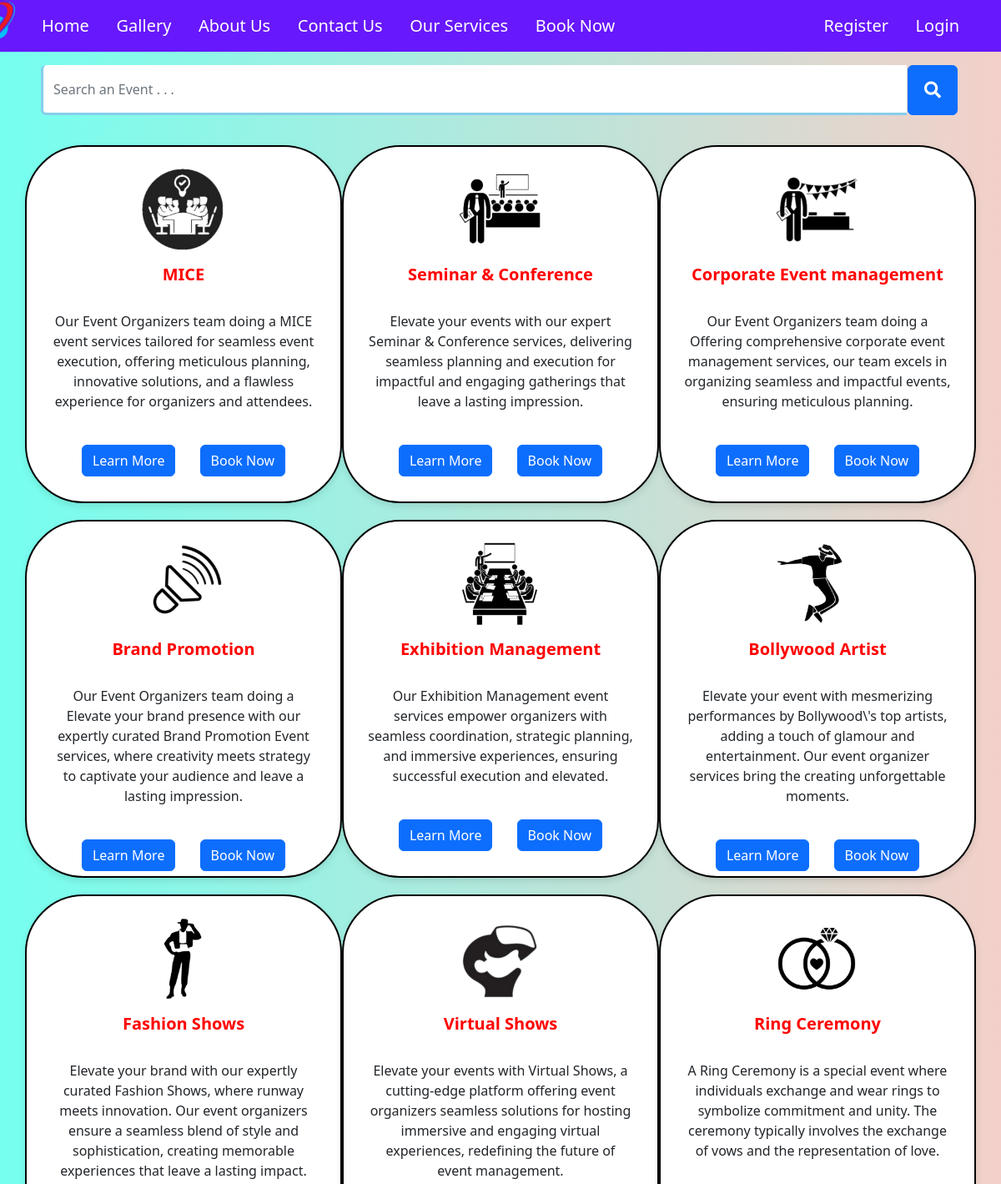
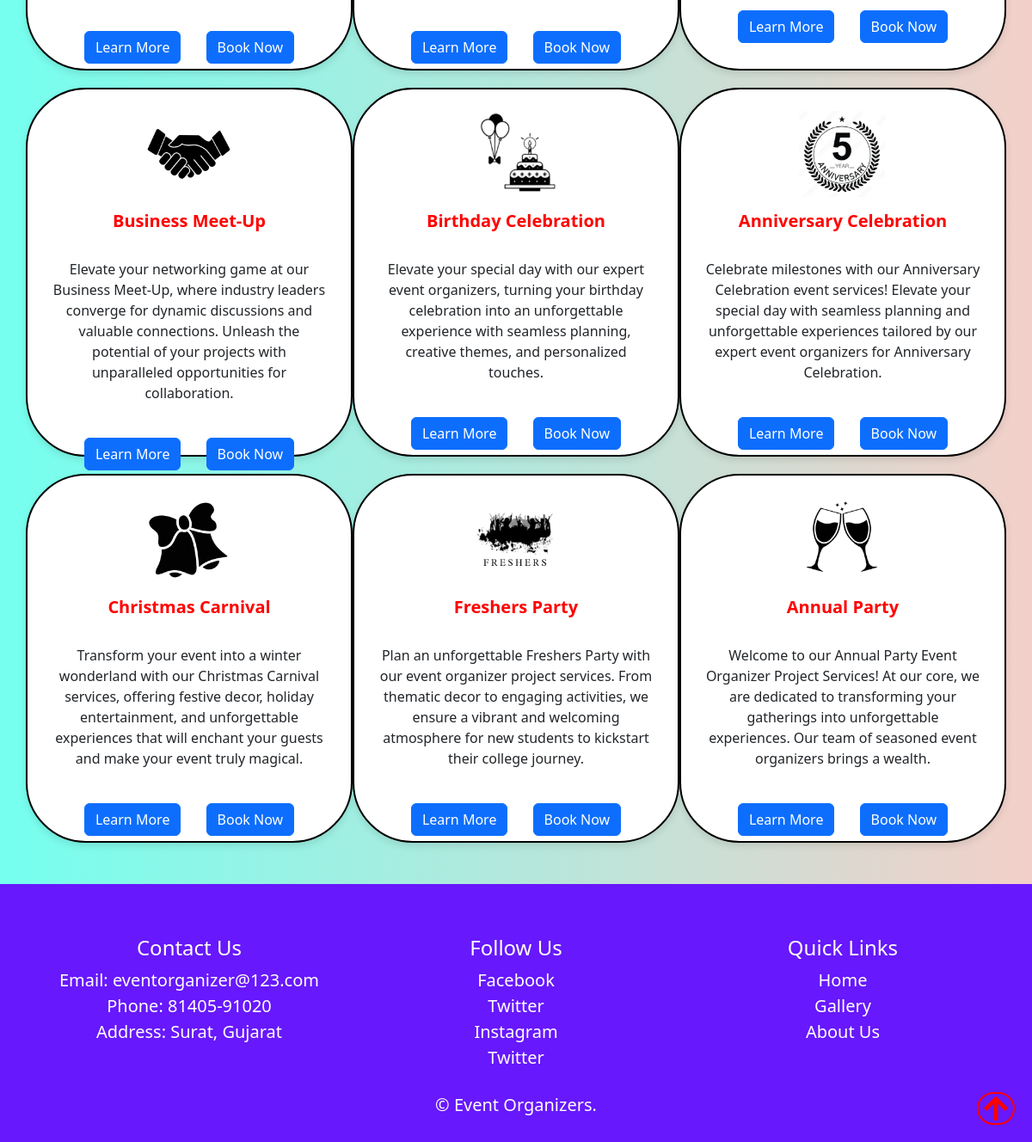
/Service.php, run on the app's committed database (2 pictures, top to bottom).
### tables this page shows
CREATE TABLE `e_service` (
  `id` int(11) NOT NULL,
  `image` text NOT NULL,
  `title` varchar(30) NOT NULL,
  `description` varchar(1000) NOT NULL,
  `description1` varchar(1000) NOT NULL,
  `description2` varchar(1000) NOT NULL,
  `description3` varchar(1000) NOT NULL,
  `description4` varchar(1000) NOT NULL
);

### Service.php (the view, shortened to what this page needs)
<?php
include("header.php");
?>
<!DOCTYPE html>
<html lang="en">
<head>
    <link rel="stylesheet" href="https://cdnjs.cloudflare.com/ajax/libs/font-awesome/5.15.3/css/all.min.css">
</head>
<body>
    <div class="container mt-3">
        <div class="input-group">
            <input type="text" class="form-control" id="filter" placeholder="Search an Event . . ."
                style="height:7.5vh; background-color: #fff; border: none; margin-left: 7px; margin-right: 2px; border-left: 3px solid skyblue; border-bottom: 3px solid skyblue;">
            <div class="input-group-append">
                <button id="button-addon5" type="submit" class="btn btn-primary"
                    style="height: 7.5vh; width: 7.5vh; margin-right: 10px;"> <i class="fa fa-search"
                        style="font-size: 20px;"> </i> </button>
            </div>
        </div>
    </div>
    <div class="container mt-3">
        <div class="row">
            <?php
            include "Admin/connection.php";
            $sql = "SELECT * FROM e_service";
            $result = mysqli_query($conn, $sql);
            while ($data = mysqli_fetch_array($result)) {
            ?>
                <div class="col-md-4 card">
                    <img src="images/<?php echo $data['image']; ?>" class="card-img-top" alt="Service Image">
                    <div class="card-body">
                        <h5 class="card-title" style="color: red; font-weight: bold;">
                            <?php echo $data['title']; ?>
                        </h5><br>
                        <p class="card-text">
                            <?php echo $data['description']; ?><br><br>
                        </p>
                        <div class="card-buttons">
                            <button class="btn btn-primary"
                                onclick="showDetails('<?php echo $data['image']; ?>', '<?php echo $data['title']; ?>', '<?php echo $data['description']; ?>', '<?php echo $data['description1']; ?>', '<?php echo $data['description2']; ?>', '<?php echo $data['description3']; ?>', '<?php echo $data['description4']; ?>')">Learn More</button>
                            <a href="form.php" class="btn btn-primary">Book Now</a>
                        </div>
                    </div>
                </div>
            <?php
            }
            ?>
        </div>
    </div>
     <br><br>
    <?php
    include("footer.php");
    ?>
    <button onclick="scrollToTop()" class="back-to-top d-flex align-items-center justify-content-center">
        <i class="fas fa-arrow-up"></i>
    </button>
</body>
</html>

### header.php (shortened to what this page needs)
<html lang="en">
<head>
  <link href="https://cdn.jsdelivr.net/npm/bootstrap@5.2.1/dist/css/bootstrap.min.css" rel="stylesheet"
>
  <link rel="stylesheet" href="http://cdnjs.cloudflare.com/ajax/libs/font-awesome/4.7.0/css/font-awesome.min.css">
</head>
<body>
  <nav class="navbar navbar-expand-md navbar-dark" style="background-color: #6718fc">
    <div class="container">
      <a class="zoomable-img" href="index.php"><img src="images/eoc.png" style="width:100px; height: 100px; margin-bottom: -30px; margin-top: -30px; margin-left: -100px; margin-right: -50px;"></a>
      <div class="collapse navbar-collapse" id="collapsibleNavId">
        <ul class="navbar-nav me-auto mt-2 mt-lg-0">
          <li class="nav-item">
            <a class="nav-link" href="index.php" style="color: white; font-size: 20px;">Home</a>
          </li>
          <li class="nav-item">
            <a class="nav-link" href="e_gallery.php" style="color: white; font-size: 20px;">Gallery</a>
          </li>
          <li class="nav-item">
            <a class="nav-link" href="AboutUs.php" style="color: white; font-size: 20px;">About Us</a>
          </li>
          <li class="nav-item">
            <a class="nav-link" href="ContactUs.php" style="color: white; font-size: 20px;">Contact Us</a>
          </li>
          <li class="nav-item">
            <a class="nav-link" href="Service.php" style="color: white; font-size: 20px;">Our Services</a>
          </li>
          <li class="nav-item">
            <a class="nav-link" href="form.php" style="color: white; font-size: 20px;">Book Now</a>
          </li>
        </ul>
        <ul class="navbar-nav">
          <li class="nav-item">
            <a href="e_registration.php" class="nav-link" style="color: white; font-size: 20px;">Register</a>
          </li>
          <li class="nav-item">
            <a href="e_login.php" class="nav-link" style="color: white; font-size: 20px;">Login</a>
          </li>
        </ul>
      </div>
    </div>
  </nav>
</body>
</html>

### footer.php (shortened to what this page needs)
<!DOCTYPE html>
<html>
<head>
</head>
<body>
    <center>
<footer style="background-color:#6718fc;color:white; padding:1%;">
    <div class="container">
        <div class="row mt-5">
            <div class="col-md-4">
            <h4>Contact Us</h4>
                <ul class="navbar-nav">
                    <li><a href="#" style="color:white; text-decoration: none; font-size: 20px;">Email: eventorganizer@123.com</a></li>
                    <li><a href="#" style="color:white; text-decoration: none; font-size: 20px;">Phone: 81405-91020</a></li>
                    <li><a href="#" style="color:white;  text-decoration: none; font-size: 20px;">Address: Surat, Gujarat</a></li>
                </ul>
            </div>
                <div class="col-md-4">
                <h4>Follow Us</h4>
                <ul class="navbar-nav">
                    <li><a href="#" style="color:white;  text-decoration: none; font-size: 20px;">Facebook</a></li>
                    <li><a href="#" style="color:white;  text-decoration: none; font-size: 20px;">Twitter</a></li>
                    <li><a href="#" style="color:white;  text-decoration: none; font-size: 20px;">Instagram</a></li>
                    <li><a href="#" style="color:white;  text-decoration: none; font-size: 20px;">Twitter</a></li>
                </ul>
            </div>
            <div class="col-md-4">
            <h4>Quick Links</h4>
                <ul class="navbar-nav">
                    <li><a href="index.php" style="color:white;  text-decoration: none; font-size: 20px;">Home</a></li>
                    <li><a href="e_gallery.php" style="color:white;  text-decoration: none; font-size: 20px;">Gallery</a></li>
                    <li><a href="AboutUs.php" style="color:white;  text-decoration: none; font-size: 20px;">About Us</a></li>
                </ul>
            </div>
    </div>
            <center>
                <p style="padding-top: 25px; text-decoration: none; font-size: 20px;">&copy; Event Organizers.</p>
            </center>
        </div>
</center>
</body>
</html>

### header.php (style rules this page uses)
body { background-color: #f8f9fa; }
.zoomable-img { transition: transform 0.3s ease; }

### Service.php (style rules this page uses)
body { background: linear-gradient(to right, #75ffef, #f3d0c9); }
.card { max-width: 400px; margin: auto; margin-top: 20px; box-shadow: 0 4px 8px rgba(0, 0, 0, 0.1); transition: transform 0.3s; border: 2px solid #000; border-radius: 70px; cursor: pointer; }
.card-img-top { height: 100px; width: 100px; margin-left: 125px; margin-top: 25px; margin-right: 125px; object-fit: cover; }
.card-body { text-align: center; height: 300px; }
.back-to-top { position: fixed; bottom: 20px; right: 20px; border: none; background: none; color: red; cursor: pointer; display: none; transition: color 0.3s ease, box-shadow 0.3s ease; font-size: 2em; border: 2px red solid; border-radius: 100px; z-index: 9999; }

### footer.php (style rules this page uses)
footer li { transition: transform 0.3s ease-in-out; }

### data on the page
e_service: image (picture), title "MICE", description "Our Event Organizers team doing a MICE event services tailored for seamless event execution, offering meticulous planning, innovative solutions, and a flawless experience for organizers and attendees."
e_service: image (picture), title "Seminar & Conference", description "Elevate your events with our expert Seminar & Conference services, delivering seamless planning and execution for impactful and engaging gatherings that leave a lasting impression."
e_service: image (picture), title "Corporate Event management", description "Our Event Organizers team doing a Offering comprehensive corporate event management services, our team excels in organizing seamless and impactful events, ensuring meticulous planning."
e_service: image (picture), title "Brand Promotion", description "Our Event Organizers team doing a Elevate your brand presence with our expertly curated Brand Promotion Event services, where creativity meets strategy to captivate your audience and leave a lasting impression."
e_service: image (picture), title "Exhibition Management", description "Our Exhibition Management event services empower organizers with seamless coordination, strategic planning, and immersive experiences, ensuring successful execution and elevated."
e_service: image (picture), title "Bollywood Artist", description "Elevate your event with mesmerizing performances by Bollywood\\'s top artists, adding a touch of glamour and entertainment. Our event organizer services bring the creating unforgettable moments."
e_service: image (picture), title "Fashion Shows", description "Elevate your brand with our expertly curated Fashion Shows, where runway meets innovation. Our event organizers ensure a seamless blend of style and sophistication, creating memorable experiences that leave a lasting impact."
e_service: image (picture), title "Virtual Shows", description "Elevate your events with Virtual Shows, a cutting-edge platform offering event organizers seamless solutions for hosting immersive and engaging virtual experiences, redefining the future of event management."
e_service: image (picture), title "Ring Ceremony", description "A Ring Ceremony is a special event where individuals exchange and wear rings to symbolize commitment and unity. The ceremony typically involves the exchange of vows and the representation of love."
e_service: image (picture), title "Business Meet-Up", description "Elevate your networking game at our Business Meet-Up, where industry leaders converge for dynamic discussions and valuable connections. Unleash the potential of your projects with unparalleled opportunities for collaboration."
e_service: image (picture), title "Birthday Celebration", description "Elevate your special day with our expert event organizers, turning your birthday celebration into an unforgettable experience with seamless planning, creative themes, and personalized touches."
e_service: image (picture), title "Anniversary Celebration", description "Celebrate milestones with our Anniversary Celebration event services! Elevate your special day with seamless planning and unforgettable experiences tailored by our expert event organizers for Anniversary Celebration."
e_service: image (picture), title "Christmas Carnival", description "Transform your event into a winter wonderland with our Christmas Carnival services, offering festive decor, holiday entertainment, and unforgettable experiences that will enchant your guests and make your event truly magical."
e_service: image (picture), title "Freshers Party", description "Plan an unforgettable Freshers Party with our event organizer project services. From thematic decor to engaging activities, we ensure a vibrant and welcoming atmosphere for new students to kickstart their college journey."
e_service: image (picture), title "Annual Party", description "Welcome to our Annual Party Event Organizer Project Services! At our core, we are dedicated to transforming your gatherings into unforgettable experiences. Our team of seasoned event organizers brings a wealth."
